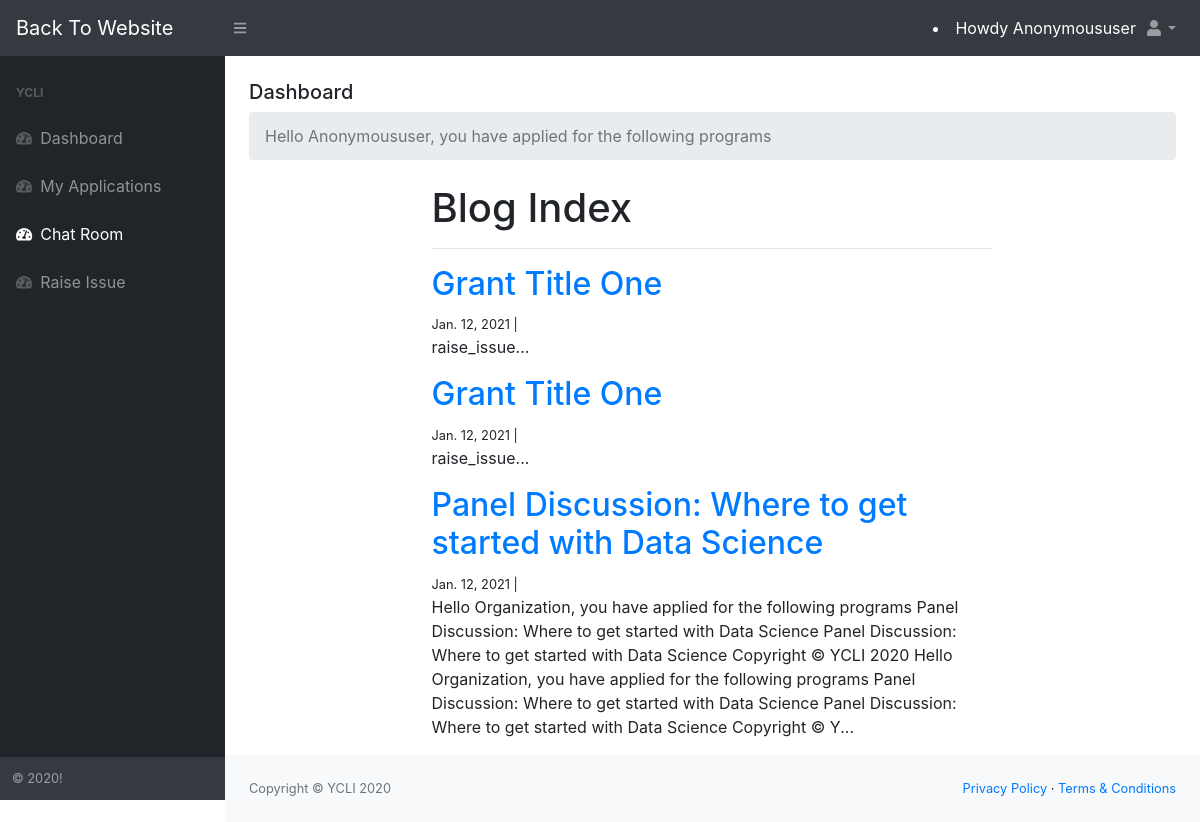
The page /dashboard/chatroom/ on the database its author committed.
### chatroom/models.py (models this page shows)
class Chat(models.Model):
    title = models.CharField(max_length=255)
    body = models.TextField()
    created_on = models.DateTimeField(auto_now_add=True)
    last_modified = models.DateTimeField(auto_now=True)
    categories = models.ManyToManyField('Category', related_name='posts')

### chatroom/views.py (the view)
# urls.py: path("", views.chat_index, name="chat_index"),
def chat_index(request):
    posts = Chat.objects.all().order_by('-created_on')
    context = {
        "posts": posts,
    }
    return render(request, "chatroom/chat_index.html", context)

### chatroom/templates/chatroom/chat_index.html (shortened to what this page needs)
{% extends 'accounts/dashboard.html' %}
{% block dashboard_content %}
{% load static %}
<div class="container-fluid">
    <h5 class="mt-4">Dashboard</h5>
    <ol class="breadcrumb mb-4">
        <li class="breadcrumb-item active">Hello {{ request.user | title }}, you have applied for the following programs</li>
    </ol>
    <div class="container">
        <div class="col-md-8 offset-md-2">
            <h1>Blog Index</h1>
            <hr>
            {% for post in posts %}
            <h2><a href="{% url 'chat_detail' post.pk%}">{{ post.title }}</a></h2>
            <small>
                {{ post.created_on.date }} |&nbsp;
            </small>
            <p>{{ post.body | slice:":400" }}...</p>
            {% endfor %}
        </div>
    </div>
</div>
{% endblock %}

### rows shown on the page
Chat: title "Grant Title One", created_on "Jan. 12, 2021", body "raise_issue"
Chat: title "Grant Title One", created_on "Jan. 12, 2021", body "raise_issue"
Chat: title "Panel Discussion: Where to get started with Data Science", created_on "Jan. 12, 2021", body "Hello Organization, you have applied for the following programs Panel Discussion: Where to get started with Data Science Panel Discussion: Where to get started with Data Science Copyright © YCLI 2020 Hello Organization, you have applied for the following programs Panel Discussion: Where to get started with Data Science Panel Discussion: Where to get started with Data Science Copyright © Y"

### other values the page prints
{{ request.user | title }} "Anonymoususer"
